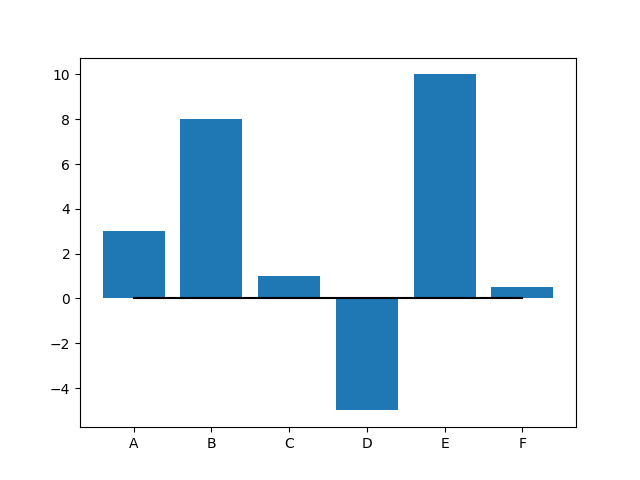

Write Python code to recreate this figure.
import matplotlib.pyplot as plt
import numpy as np

x = np.array(["A", "B", "C", "D","E","F"])
y = np.array([3, 8, 1,-5,10,.5])
l = np.array([0,0,0,0,0,0])
plt.plot(l, color='black')
plt.bar(x,y)
plt.show()
